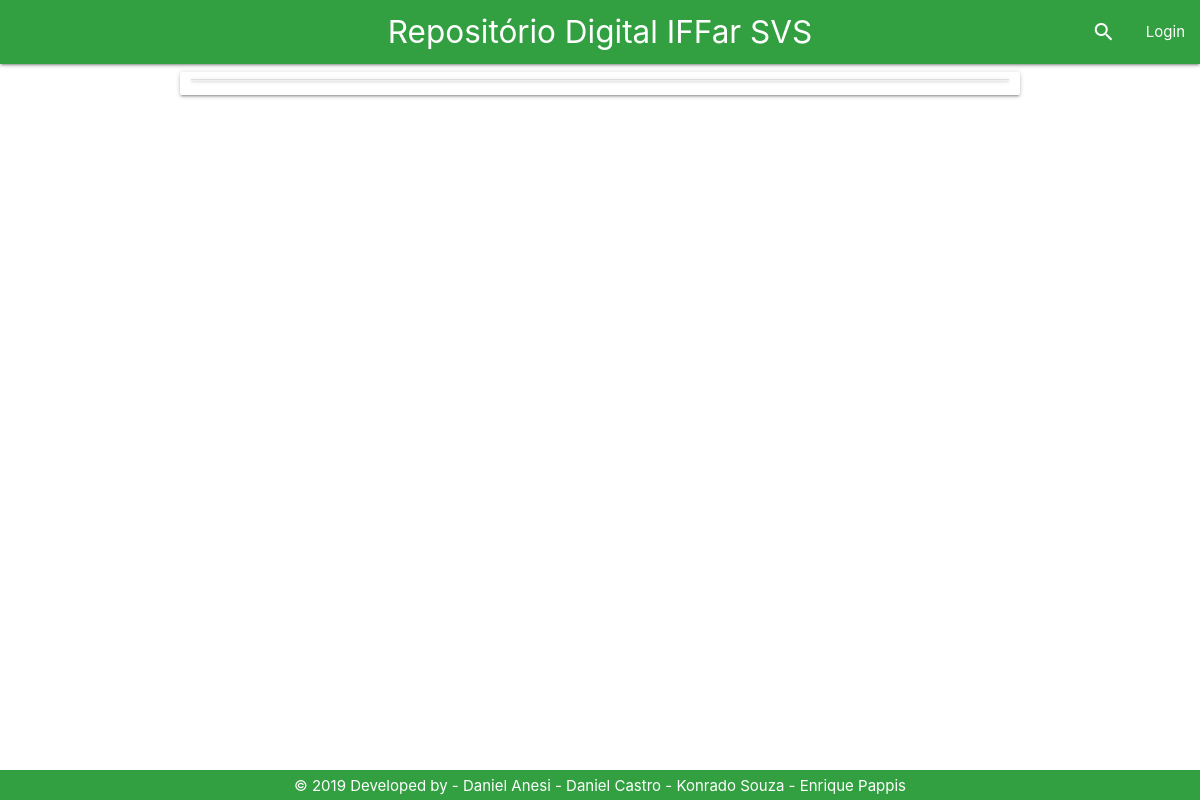
Page /Tela/relatorio.php on the earlier database version.
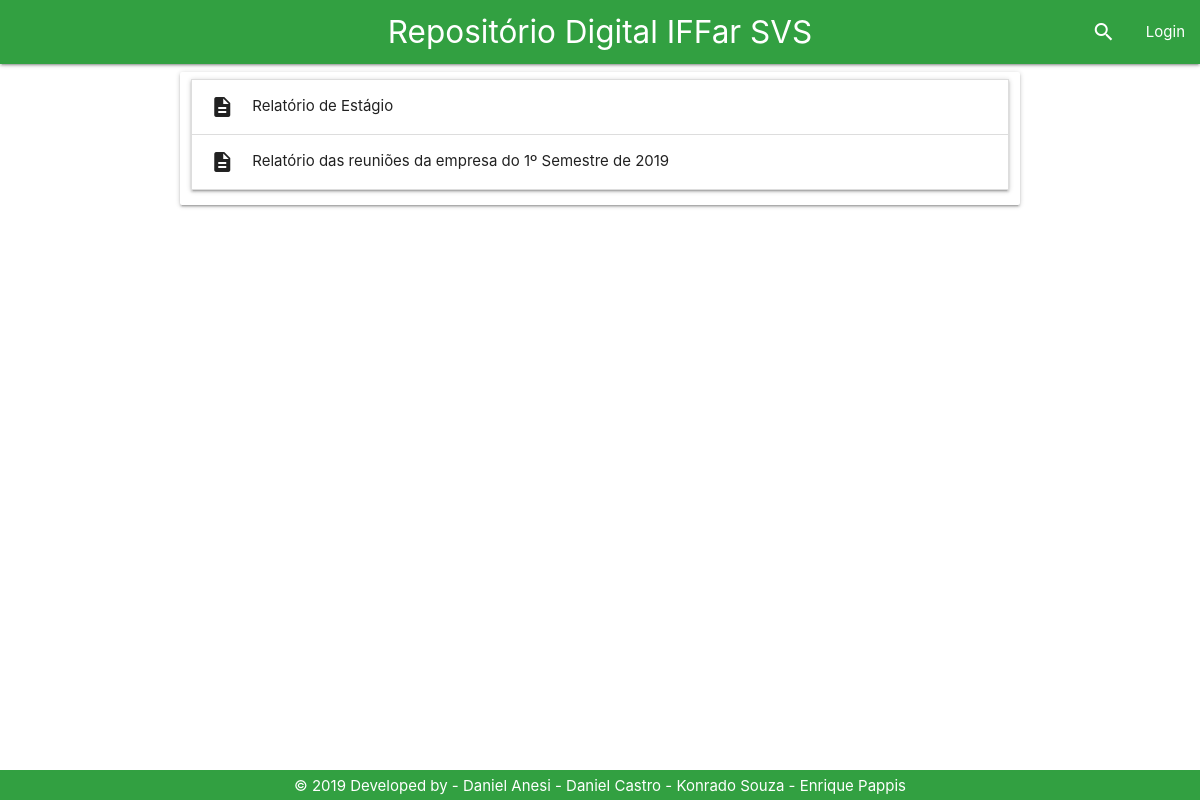
Same page on the later database version.
### tables this page shows
CREATE TABLE `trabalho` (
  `id_trabalho` int(11) NOT NULL,
  `id_usuario` int(11) NOT NULL,
  `nome` varchar(200) NOT NULL,
  `resumo` varchar(4500) NOT NULL,
  `categoria` varchar(20) NOT NULL,
  `autores` varchar(200) NOT NULL,
  `orientadores` varchar(200) DEFAULT NULL,
  `coorientadores` varchar(200) DEFAULT NULL,
  `palavras_chave` varchar(100) NOT NULL,
  `data_submissao` varchar(40) DEFAULT NULL,
  `caminho` varchar(80) NOT NULL,
  `id_curso` int(11) NOT NULL,
  `numero_acessos` int(11) DEFAULT NULL,
  `numero_downloads` int(11) DEFAULT NULL
);

### Controle/trabalhoPDO.php (called while the page is built, shortened)
<?php
if (realpath('./index.php')) {
    include_once './Controle/conexao.php';
    include_once './Controle/usuarioPDO.php';
    include_once './Modelo/Trabalho.php';
    include_once './Modelo/Usuario.php';
} else {
    if (realpath('../index.php')) {
        include_once '../Modelo/Trabalho.php';
    }
}
class TrabalhoPDO {
    public function selectTrabalhoCategoria($categoria) {
        $con = new conexao();
        $pdo = $con->getConexao();
        $stmt = $pdo->prepare('select * from trabalho where categoria = :categoria;');
        $stmt->bindValue(':categoria', $categoria);
        $stmt->execute();
        if ($stmt->rowCount() > 0) {
            return $stmt;
        } else {
            return false;
        }
    }
}

### Modelo/Trabalho.php (called while the page is built, shortened)
<?php
class trabalho{
private $nome;
public function __construct() {
    if (func_num_args() != 0) {
        $atributos = func_get_args()[0];
        }
    }
     public function getNome(){
         return $this->nome;
     }
}

### Tela/relatorio.php (the view, shortened to what this page needs)
<!DOCTYPE html>
<?php
if (realpath('./index.php')) {
    include_once './Controle/conexao.php';
    include_once './Controle/trabalhoPDO.php';
    include_once './Modelo/Usuario.php';
    include_once './Modelo/Trabalho.php';
} else {
    include_once '../Controle/trabalhoPDO.php';
    include_once '../Modelo/Trabalho.php';
}
include_once '../Base/header.php';
?>
<html>
    <head>
    </head>
    <body>
        <div class="container">
            <div class="row">
                <div class="col l12 card">
                    <ul class="collapsible">
                        <?php
                        $trabalhoListar = new trabalhoPDO();
                        $sql = $trabalhoListar->selectTrabalhoCategoria('relatorio');
                        if ($sql != false) {
                            while ($resultado = $sql->fetch()) {
                                $tr = new trabalho($resultado);
                                ?>
                                <li>
                                    <div class="collapsible-header"><i class="material-icons">description</i><?php echo $tr->getNome(); ?></div>
                                </li>
                                <?php
                            }
                        }
                        ?>
                    </ul>
                </div>
            </div>
        </div>
        <?php
        include_once '../Base/footer.php';
        ?>
    </body>
</html>

Differences in the rows shown:
added trabalho: nome "Relatório de Estágio"
added trabalho: nome "Relatório das reuniões da empresa do 1º Semestre de 2019"
